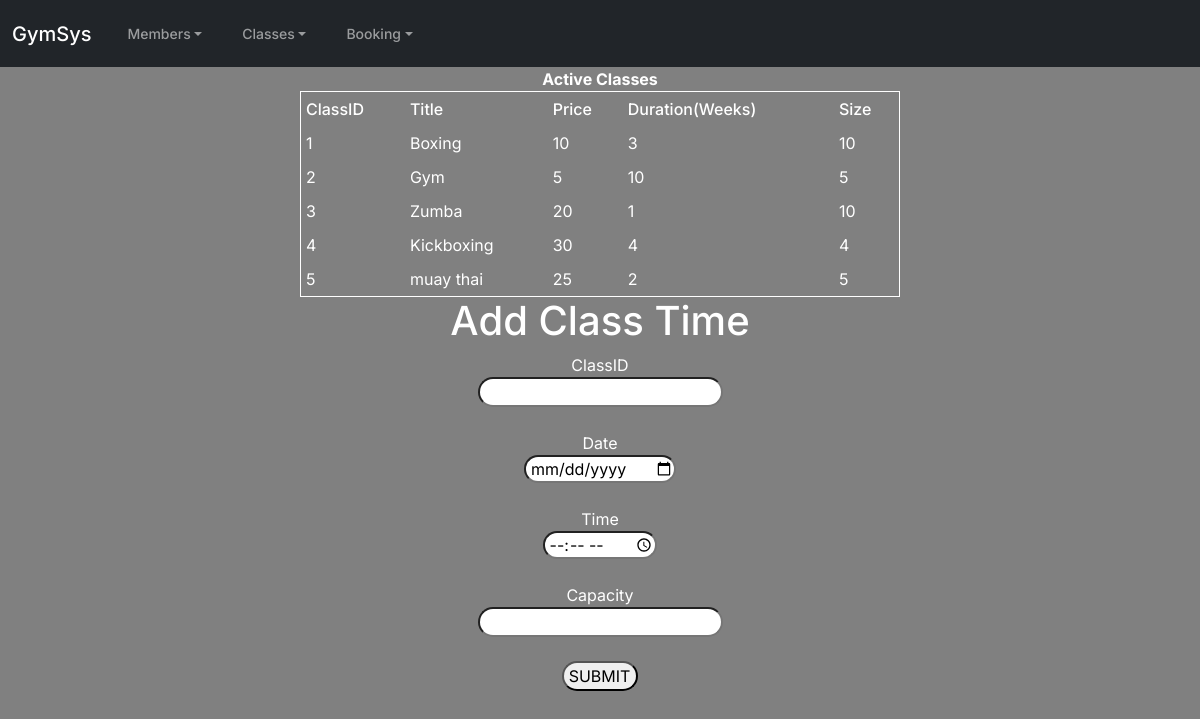
The page /displayClassTime.php on the database its author committed.
### tables this page shows
CREATE TABLE `class` (
  `ClassID` tinyint(4) NOT NULL AUTO_INCREMENT,
  `Title` varchar(20) DEFAULT NULL,
  `price` decimal(10,0) DEFAULT NULL,
  `Status` enum('A','I') NOT NULL,
  `Duration` tinyint(4) DEFAULT NULL,
  `Size` tinyint(4) DEFAULT NULL,
  PRIMARY KEY (`ClassID`)
);

### displayClassTime.php (the view, shortened to what this page needs)
<?php
    try{
        $pdo = connecting();
$sql = 'SELECT * FROM Class WHERE STATUS = "A"';
$result = $pdo->query($sql);
?>
<b>Active Classes</b><br>
<table border=1>
<tr><th>ClassID</th>
<th>Title</th>
<th>Price</th>
<th>Duration(Weeks)</th>
<th>Size</th></tr>
<?php
while($row = $result->fetch()):
echo '<tr><td>' . $row['ClassID'] . '</td><td>' . $row['Title'] . '</td><td>' . $row['price'] . '</td><td>' . $row['Duration'] . '</td><td>' . $row['Size'] . '</td>';
endwhile;
?>
</table>
<?php
}
catch (PDOException $e){
    $output = 'Unable to connect to the database server: ' . $e->getMessage() . ' in ' . $e->getFile() . ':' . $e->getLine();
}
?>

### project.css (style rules this page uses)
body { background-color: #808080; color:#fff; text-align: center; }
table { border-color: #fff; }
form { display:flex; align-items:center; flex-direction: column; }
h1 { text-align: center; }
th,td { padding: 5px; text-align: left; }
table { width: 50%; margin-left: 25%; }
input { border-radius: 25px; padding-left: 5px; }

### rows shown on the page
class: ClassID "1", Title "Boxing", price "10", Duration "3", Size "10"
class: ClassID "2", Title "Gym", price "5", Duration "10", Size "5"
class: ClassID "3", Title "Zumba", price "20", Duration "1", Size "10"
class: ClassID "4", Title "Kickboxing", price "30", Duration "4", Size "4"
class: ClassID "5", Title "muay thai", price "25", Duration "2", Size "5"
